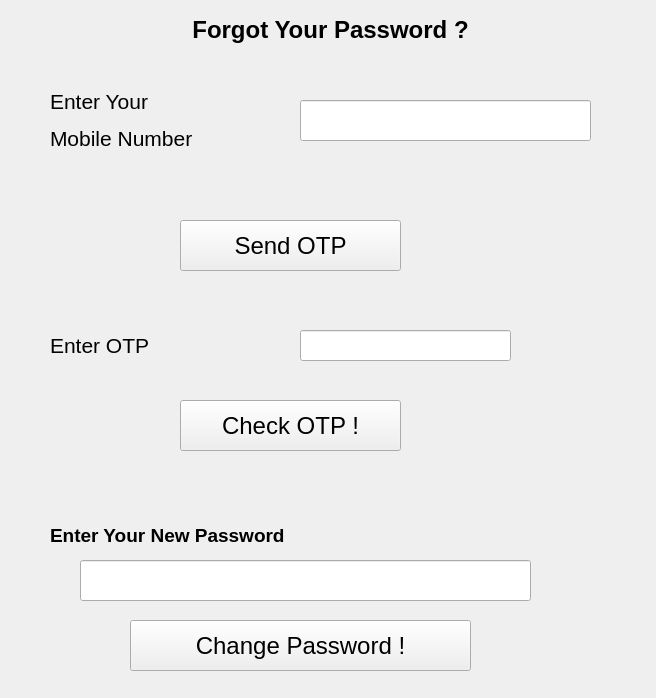
<?xml version="1.0" encoding="UTF-8"?>
<ui version="4.0">
 <class>ForgotPass</class>
 <widget class="QMainWindow" name="ForgotPass">
  <property name="geometry">
   <rect>
    <x>0</x>
    <y>0</y>
    <width>656</width>
    <height>698</height>
   </rect>
  </property>
  <property name="windowTitle">
   <string>MainWindow</string>
  </property>
  <widget class="QWidget" name="centralwidget">
   <widget class="QLabel" name="label">
    <property name="geometry">
     <rect>
      <x>150</x>
      <y>10</y>
      <width>361</width>
      <height>41</height>
     </rect>
    </property>
    <property name="text">
     <string>&lt;html&gt;&lt;head/&gt;&lt;body&gt;&lt;p align=&quot;center&quot;&gt;&lt;span style=&quot; font-size:18pt; font-weight:600;&quot;&gt;Forgot Your Password ?&lt;/span&gt;&lt;/p&gt;&lt;/body&gt;&lt;/html&gt;</string>
    </property>
   </widget>
   <widget class="QLineEdit" name="mobile_field">
    <property name="geometry">
     <rect>
      <x>300</x>
      <y>100</y>
      <width>291</width>
      <height>41</height>
     </rect>
    </property>
   </widget>
   <widget class="QLabel" name="enter_label">
    <property name="geometry">
     <rect>
      <x>50</x>
      <y>80</y>
      <width>181</width>
      <height>81</height>
     </rect>
    </property>
    <property name="text">
     <string>&lt;html&gt;&lt;head/&gt;&lt;body&gt;&lt;p&gt;&lt;span style=&quot; font-size:16pt;&quot;&gt;Enter Your &lt;/span&gt;&lt;/p&gt;&lt;p&gt;&lt;span style=&quot; font-size:16pt;&quot;&gt;Mobile Number&lt;/span&gt;&lt;/p&gt;&lt;/body&gt;&lt;/html&gt;</string>
    </property>
   </widget>
   <widget class="QLabel" name="enterotp_label">
    <property name="geometry">
     <rect>
      <x>50</x>
      <y>330</y>
      <width>121</width>
      <height>31</height>
     </rect>
    </property>
    <property name="text">
     <string>&lt;html&gt;&lt;head/&gt;&lt;body&gt;&lt;p&gt;&lt;span style=&quot; font-size:16pt;&quot;&gt;Enter OTP&lt;/span&gt;&lt;/p&gt;&lt;/body&gt;&lt;/html&gt;</string>
    </property>
   </widget>
   <widget class="QLineEdit" name="otpenter_field">
    <property name="geometry">
     <rect>
      <x>300</x>
      <y>330</y>
      <width>211</width>
      <height>31</height>
     </rect>
    </property>
    <property name="readOnly">
     <bool>false</bool>
    </property>
   </widget>
   <widget class="QLabel" name="label_2">
    <property name="geometry">
     <rect>
      <x>50</x>
      <y>520</y>
      <width>311</width>
      <height>31</height>
     </rect>
    </property>
    <property name="text">
     <string>&lt;html&gt;&lt;head/&gt;&lt;body&gt;&lt;p&gt;&lt;span style=&quot; font-size:14pt; font-weight:600;&quot;&gt;Enter Your New Password&lt;/span&gt;&lt;/p&gt;&lt;/body&gt;&lt;/html&gt;</string>
    </property>
   </widget>
   <widget class="QLabel" name="otpsent_label">
    <property name="geometry">
     <rect>
      <x>160</x>
      <y>170</y>
      <width>251</width>
      <height>31</height>
     </rect>
    </property>
    <property name="text">
     <string>&lt;html&gt;&lt;head/&gt;&lt;body&gt;&lt;p&gt;&lt;br/&gt;&lt;/p&gt;&lt;/body&gt;&lt;/html&gt;</string>
    </property>
   </widget>
   <widget class="QLineEdit" name="newpassword_field">
    <property name="geometry">
     <rect>
      <x>80</x>
      <y>560</y>
      <width>451</width>
      <height>41</height>
     </rect>
    </property>
    <property name="readOnly">
     <bool>true</bool>
    </property>
   </widget>
   <widget class="QPushButton" name="sendotp_btn">
    <property name="geometry">
     <rect>
      <x>180</x>
      <y>220</y>
      <width>221</width>
      <height>51</height>
     </rect>
    </property>
    <property name="font">
     <font>
      <pointsize>18</pointsize>
     </font>
    </property>
    <property name="text">
     <string>Send OTP</string>
    </property>
   </widget>
   <widget class="QPushButton" name="checkotp_btn">
    <property name="geometry">
     <rect>
      <x>180</x>
      <y>400</y>
      <width>221</width>
      <height>51</height>
     </rect>
    </property>
    <property name="font">
     <font>
      <pointsize>18</pointsize>
     </font>
    </property>
    <property name="text">
     <string>Check OTP !</string>
    </property>
   </widget>
   <widget class="QPushButton" name="change_password_btn">
    <property name="geometry">
     <rect>
      <x>130</x>
      <y>620</y>
      <width>341</width>
      <height>51</height>
     </rect>
    </property>
    <property name="font">
     <font>
      <pointsize>18</pointsize>
     </font>
    </property>
    <property name="text">
     <string>Change Password !</string>
    </property>
   </widget>
  </widget>
 </widget>
 <resources/>
 <connections/>
</ui>
